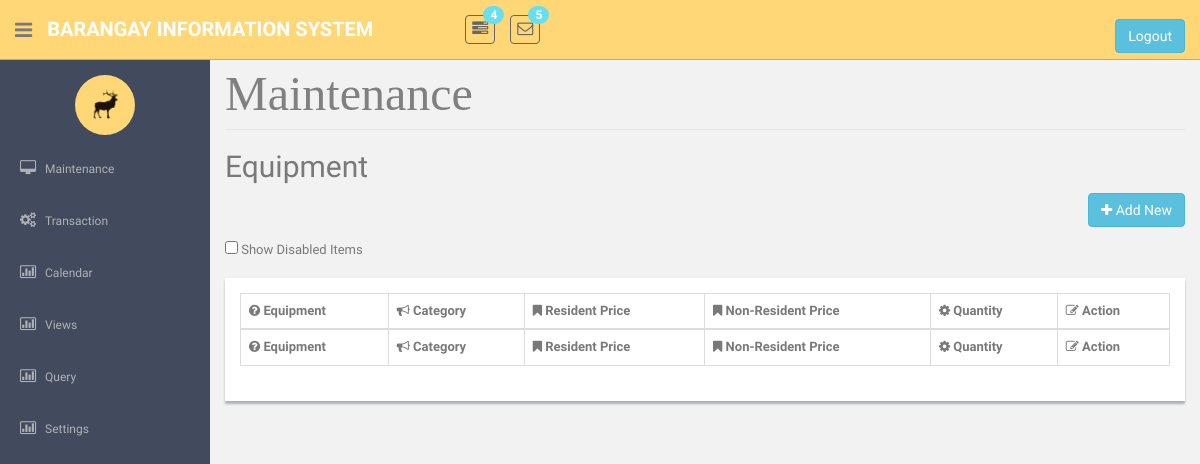
Before: /EquipmentMaintenance.php with the older database file.
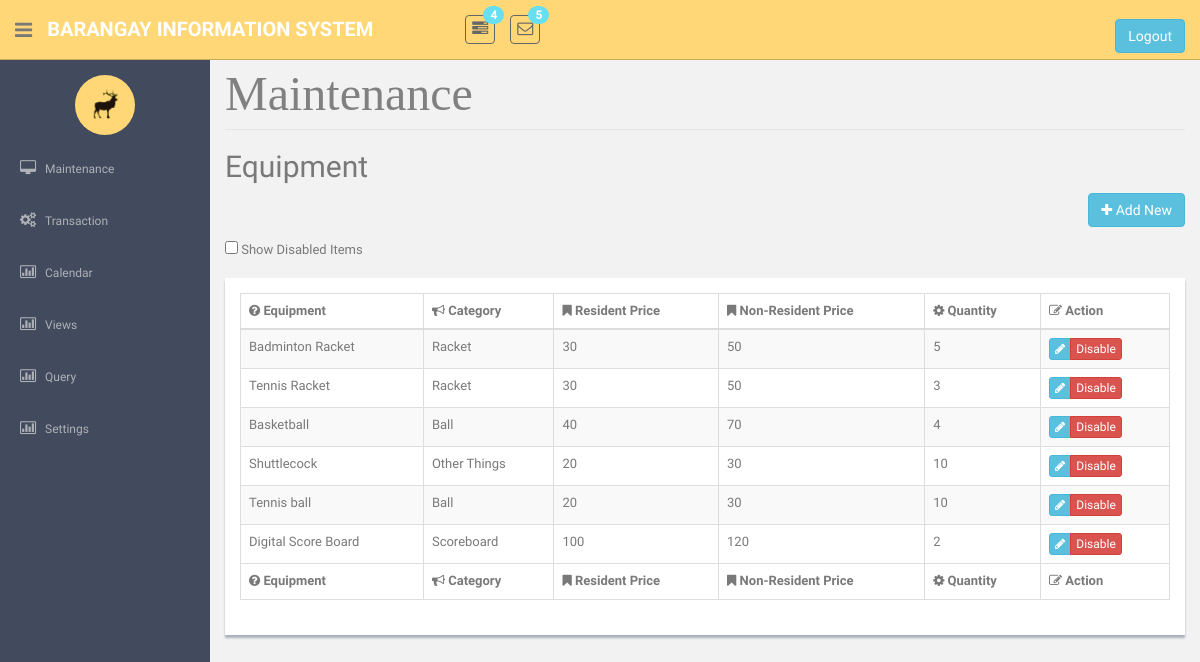
After: the same page with the newer database file.
### tables this page shows
CREATE TABLE `tblequipment` (
  `strEquipNo` int(25) NOT NULL,
  `strEquipName` varchar(85) NOT NULL,
  `strEquipCategory` varchar(25) NOT NULL,
  `intEquipQuantity` int(11) NOT NULL,
  `dblEquipFee` double NOT NULL,
  `dblEquipNResidentCharge` double NOT NULL,
  `strStatus` varchar(10) NOT NULL,
  `imageUpload` varchar(100) NOT NULL
);

CREATE TABLE `tblcategory` (
  `strCategoryCode` int(25) NOT NULL,
  `strCategoryDesc` varchar(45) NOT NULL,
  `strCategoryType` varchar(45) NOT NULL
);

### EquipmentMaintenance.php (the view, shortened to what this page needs)
<!DOCTYPE html>
    <?php require('header.php');?>
    <?php require('sidebar.php');?>
<link href="dataTables/dataTables.bootstrap.css" rel="stylesheet" />
      <section id="main-content">
          <section class="wrapper site-min-height">
<legend ><font face = "cambria" size = 8 color = "grey">  Maintenance </font></legend>
		<h2> Equipment</h2>
				<p align="right">
				<button type="button" class="btn btn-info" onclick = "window.location.href='EquipmentAdd.php'"><i class="fa fa-plus"></i> Add New</button>
				</p>
				<input type= checkbox id = "showdisabled" onclick ="showdis()"> Show Disabled Items<br>
										<br>
<div class = "showback" id = 'tblview'>
	<form method = POST>
				<table class="table table-striped table-bordered table-hover"  border = '3' id="dataTable">
					<thead>
						<tr>
							<th><i class="fa fa-question-circle"></i> Equipment </th>
							<th><i class="fa fa-bullhorn"></i> Category </th>
							<th><i class="fa fa-bookmark"></i> Resident Price</th>
							<th><i class="fa fa-bookmark"></i> Non-Resident Price</th>
							<th><i class="fa fa-cog"></i> Quantity </th>
							<th><i class="fa fa-edit"></i> Action</th>
						</tr>
					</thead>
					<tfoot>
						<tr>
							<th><i class="fa fa-question-circle"></i> Equipment </th>
							<th><i class="fa fa-bullhorn"></i> Category </th>
							<th><i class="fa fa-bookmark"></i> Resident Price</th>
							<th><i class="fa fa-bookmark"></i> Non-Resident Price</th>
							<th><i class="fa fa-cog"></i> Quantity </th>
							<th><i class="fa fa-edit"></i> Action</th>
						</tr>
					</tfoot>
					<tbody><?php
					require('connection.php');
						$sql = "select * from tblequipment where strStatus = 'Enabled'";
						$query = mysqli_query($con, $sql);
						if(mysqli_num_rows($query) > 0){
							while($row = mysqli_fetch_object($query)){?>
								<tr> <td><?php echo $row->strEquipName?></td>
									<td><?php
								$query2 = mysqli_query($con,"Select * from tblCategory where strcategorycode = '$row->strEquipCategory'");
								if(mysqli_num_rows($query2) > 0){
									while($row1 = mysqli_fetch_object($query2)){
										echo  $row1->strCategoryDesc;
									}
								}
					?>				</td>
									<td><?php echo $row->dblEquipFee?></td>
									<td><?php echo $row->dblEquipNResidentCharge?></td>
									<td><?php echo $row->intEquipQuantity?></td>
									<td><div class="btn-group " role="group" aria-label="..." >
									<div class="btn-group " role="group">
									<button  class="btn btn-info btn-xs" type = submit name = "btnEdit" value = <?php echo $row->strEquipNo; ?> ><i class="fa fa-pencil"></i></button>
									</div>
									<div class="btn-group " role="group" >
									<button  class="btn btn-danger btn-xs" type = submit name = "btnDelete" onclick = "return confirm('Do you really want to continue?');" value = <?php echo $row->strEquipNo; ?> >Disable</button>
									</div>
									</div></td>
								</tr>
		<?php }} ?></tbody>
				</table>
                    </form>
</div><br><br>
		</section><! --/wrapper -->
      </section>
  </section>
  </body>
</html>

Changed rows visible on the page:
added tblequipment: strEquipName "Badminton Racket", dblEquipFee "30", dblEquipNResidentCharge "50", intEquipQuantity "5", $row->strEquipNo 11 (drawn)
now on this page (row edited): tblcategory: strCategoryDesc "Racket"
added tblequipment: strEquipName "Tennis Racket", dblEquipFee "30", dblEquipNResidentCharge "50", intEquipQuantity "3", $row->strEquipNo 12 (drawn)
added tblequipment: strEquipName "Basketball", dblEquipFee "40", dblEquipNResidentCharge "70", intEquipQuantity "4", $row->strEquipNo 13 (drawn)
now on this page (row edited): tblcategory: strCategoryDesc "Ball"
added tblequipment: strEquipName "Shuttlecock", dblEquipFee "20", dblEquipNResidentCharge "30", intEquipQuantity "10", $row->strEquipNo 14 (drawn)
now on this page (row edited): tblcategory: strCategoryDesc "Other Things", shown under "Shuttlecock"
added tblequipment: strEquipName "Tennis ball", dblEquipFee "20", dblEquipNResidentCharge "30", intEquipQuantity "10", $row->strEquipNo 15 (drawn)
added tblequipment: strEquipName "Digital Score Board", dblEquipFee "100", dblEquipNResidentCharge "120", intEquipQuantity "2", $row->strEquipNo 16 (drawn)
now on this page (row edited): tblcategory: strCategoryDesc "Scoreboard", shown under "Digital Score Board"
